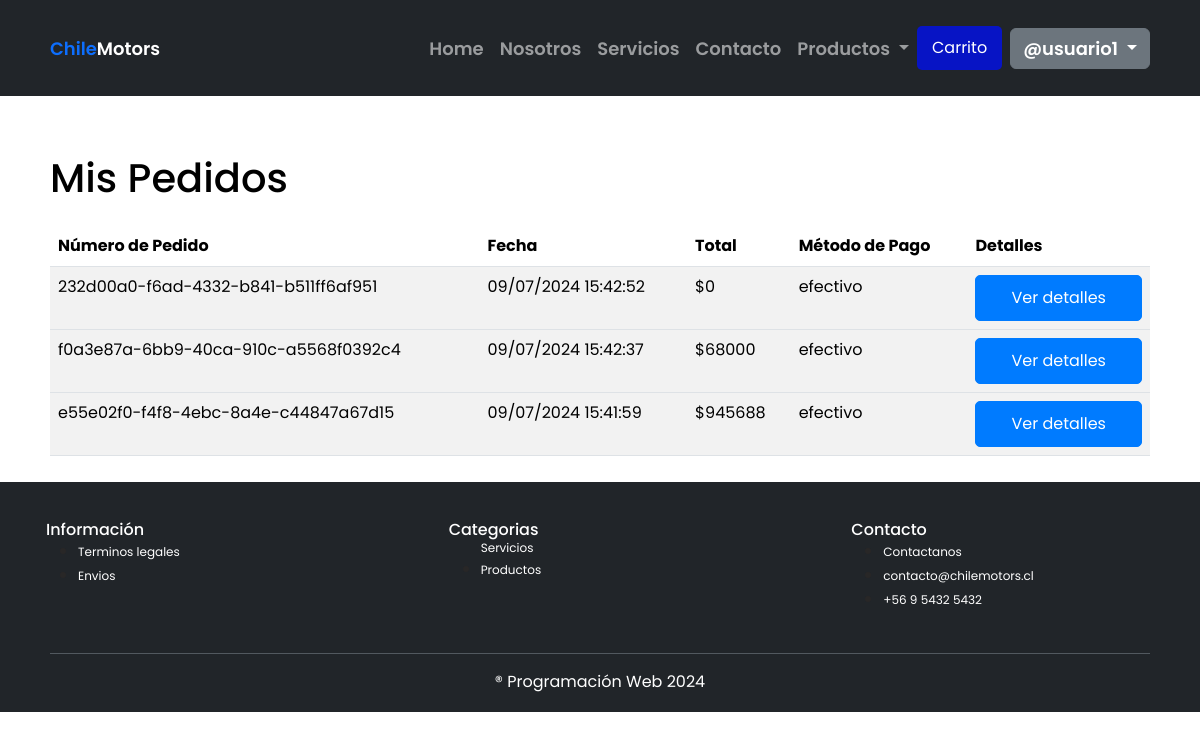
Page /mis-pedidos/ (signed in) on the committed database.
### my_app/models.py (models this page shows, shortened)
class Pedido(models.Model):
    user = models.ForeignKey(User, null=True, blank=True, on_delete=models.CASCADE)
    numero_pedido = models.CharField(max_length=20)
    fecha_pedido = models.DateTimeField(auto_now_add=True)
    total = models.DecimalField(max_digits=10, decimal_places=2)
    metodo_pago = models.CharField(max_length=20, choices=[('efectivo', 'Efectivo'), ('debito', 'Débito')], null=True)

### my_app/views.py (the view)
# urls.py: path('mis-pedidos/', views.mis_pedidos, name='mis_pedidos'),
@login_required
def mis_pedidos(request):
    pedidos = Pedido.objects.filter(user=request.user).order_by('-fecha_pedido')
    for pedido in pedidos:
        for item in pedido.pedido_productos.all():
            item.subtotal = int(item.precio * item.cantidad)
    return render(request, 'my_app/mis_pedidos.html', {'pedidos': pedidos})

### my_app/context_processors.py (called while the page is built)
def categorias_processor(request):
    categorias = Categoria.objects.all()
    return {'categorias': categorias}

### templates/my_app/mis_pedidos.html (shortened to what this page needs)
{% extends "my_app/base.html" %}
{% block content %}
<div class="container mt-5">
    <h2>Mis Pedidos</h2>
    {% if pedidos %}
        <div class="table-responsive">
            <table class="table table-striped">
                <thead>
                    <tr>
                        <th>Número de Pedido</th>
                        <th>Fecha</th>
                        <th>Total</th>
                        <th>Método de Pago</th>
                        <th>Detalles</th>
                    </tr>
                </thead>
                <tbody>
                    {% for pedido in pedidos %}
                        <tr>
                            <td>{{ pedido.numero_pedido }}</td>
                            <td>{{ pedido.fecha_pedido|date:"d/m/Y H:i:s" }}</td>
                            <td>${{ pedido.total|floatformat:0 }}</td>
                            <td>{{ pedido.metodo_pago }}</td>
                            <td>
                                <button class="btn btn-primary" type="button" data-bs-toggle="collapse" data-bs-target="#detalles-{{ forloop.counter }}" aria-expanded="false" aria-controls="detalles-{{ forloop.counter }}">
                                    Ver detalles
                                </button>
                            </td>
                        </tr>
                    {% endfor %}
                </tbody>
            </table>
        </div>
    {% else %}
        <p>No ha realizado ningún pedido.</p>
    {% endif %}
</div>
{% endblock %}

### templates/my_app/header.html (shortened to what this page needs)
{% load static %}
<nav class="navbar navbar-expand-md sticky-top py-3 navbar-dark bg-dark">
    <div class="container">
        <a href="{% url 'index' %}" class="navbar-brand">
            <span class="text-primary">Chile</span>Motors
        </a>
        <div class="collapse navbar-collapse" id="navbar-start">
            <ul class="navbar-nav ms-auto mb-2 mb-lg-0">
                <li class="nav-item">
                    <a class="nav-link" href="{% url 'index' %}">Home</a>
                </li>
                <li class="nav-item">
                    <a class="nav-link" href="{% url 'nosotros' %}">Nosotros</a>
                </li>
                <li class="nav-item">
                    <a class="nav-link" href="{% url 'servicios' %}">Servicios</a>
                </li>
                <li class="nav-item">
                    <a class="nav-link" href="{% url 'contacto' %}">Contacto</a>
                </li>
                <li class="nav-item dropdown">
                    <a class="nav-link dropdown-toggle" href="#" id="navbarDropdown" role="button" data-bs-toggle="dropdown" aria-expanded="false">
                        Productos
                    </a>
                </li>
            </ul>
        </div>
        {% if user.is_authenticated %}
        <button class="btn btn-success me-2" type="button" data-bs-toggle="offcanvas" data-bs-target="#cartOffcanvas" aria-controls="cartOffcanvas">
            Carrito
        </button>
        {% endif %}
        <div class="dropdown">
            <a class="btn btn-secondary dropdown-toggle" href="#" role="button" id="dropdownMenuLink" data-bs-toggle="dropdown" aria-expanded="false">
                {% if user.is_authenticated %}
                    @{{ user.username }}
                {% else %}
                    Cuenta
                {% endif %}
            </a>
        </div>
    </div>
</nav>

### static/my_app/css/style.css (style rules this page uses)
* { font-family: "Poppins", sans-serif; color: #282727; }
p, h1, h2, h3, h4, h5, h6 { margin: 0; padding: 0; box-sizing: border-box; }
.navbar a { font-weight: 600; font-size: 18px; }
.btn-primary { background-color: #007bff; border-color: #007bff; color: white; text-align: center; padding: 10px 20px; margin-top: auto; display: block; width: 100%; border-radius: 5px; text-decoration: none; }
@media (min-width: 1200px) { h2 { font-size: 2.5rem; margin-bottom: 1.5rem; color: black; } }
.container { padding: 10px 20px; color: #e1f3fe; }
.btn-success { background-color: #0714c5; color: white; border: none; padding: 10px 15px; border-radius: 5px; cursor: pointer; margin-right: 40px; }

### rows in the picture
Pedido: numero_pedido "232d00a0-f6ad-4332-b841-b511ff6af951", fecha_pedido "09/07/2024 15:42:52", total "0", metodo_pago "efectivo"
Pedido: numero_pedido "f0a3e87a-6bb9-40ca-910c-a5568f0392c4", fecha_pedido "09/07/2024 15:42:37", total "68000", metodo_pago "efectivo"
Pedido: numero_pedido "e55e02f0-f4f8-4ebc-8a4e-c44847a67d15", fecha_pedido "09/07/2024 15:41:59", total "945688", metodo_pago "efectivo"

### other values in the picture
{{ user.username }} "usuario1"
